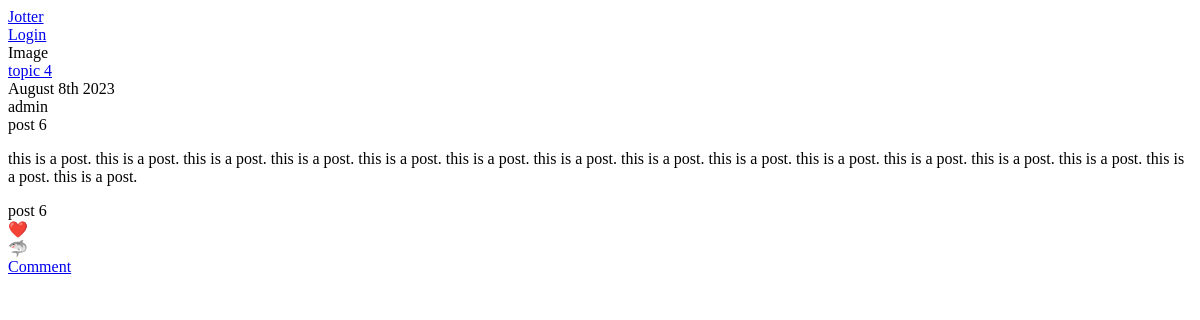
/post/post-6/, run on an earlier commit of the app's database.
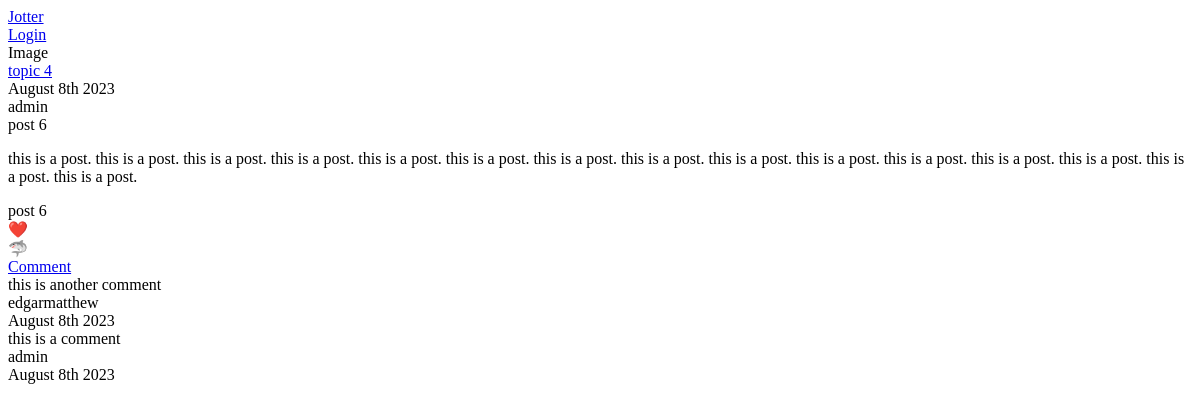
And on a later commit of the database.
### blog/models.py (models this page shows, shortened)
class Comment(models.Model):
    uuid = models.UUIDField(default=uuid4)
    post = models.ForeignKey(Post, on_delete=models.CASCADE)
    author = models.ForeignKey(settings.AUTH_USER_MODEL, on_delete=models.CASCADE)
    parent = models.ForeignKey('self', on_delete=models.CASCADE, null=True, blank=True, related_name='replies')
    text = models.TextField()
    dateAdded = models.DateTimeField(auto_now_add=True, auto_created=True)
    class Meta:
        ordering = ['-dateAdded']

### accounts/models.py (models this page shows)
class CustomUser(AbstractUser):
    bio = models.TextField(max_length=500, blank=True)
    profilePic = models.ImageField(upload_to='profilePics', blank=True)
    following = models.ManyToManyField('self', blank=True)
    followers = models.ManyToManyField('self', blank=True)
    socialLinks = models.TextField(blank=True)
    topics = models.ManyToManyField(Topic, blank=True)
    def __str__(self):
        return self.username

### blog/views.py (the view)
# urls.py: path('post/<str:slug>/', PostDetail.as_view(), name="postDetail"),
class PostDetail(DetailView):
    model = Post
    template_name = "blog/postDetail.html"
    slug_field = "slug"
    def get(self, request, *args, **kwargs):
        post = super(PostDetail, self).get_object()
        comments = post.comment_set.all()
        context = {'post': post, 'comments': comments}
        return render(request, self.template_name, context)

### blog/models.py (called while the page is built)
    def __str__(self):
        return self.title

### blog/templates/blog/postDetail.html (shortened to what this page needs)
{% extends "blog/base.html" %}
{% block content %}
    <div class="header">Image</div>
    <div class="main">
        <div class="header">
            <div class="topic"><a href="{% url 'blog:topicDetail' post.topic.uuid %}">{{ post.topic }}</a></div>
            <div class="time">{{ post.dateAdded|date:"F jS o" }}</div>
            <div class="auth">{{ post.author }}</div>
        </div>
        <div class="title">{{ post.title }}</div>
        <div class="content">{{ post.text|linebreaks }}</div>
        <div class="tags">
            {{ post.tags }}
        </div>
        <div class="footer">
            <div class="like">❤️</div>
            <div class="share">🦈</div>
        </div>
        <div class="comment"><a href="{% url 'blog:newComment' post.uuid %}">Comment</a></div>
        <div class="comments">
            {% for comment in comments %}
                {% include "blog/blogComment.html" %}
            {% endfor %}
        </div>
    </div>
{% endblock content %}

### blog/templates/blog/blogComment.html
<div class="comment">
    <div class="main">
        <div class="text">{{ comment.text }}</div>
        <div class="footer">
            <div class="author">{{ comment.author }}</div>
            <div class="dateAdded">{{ comment.dateAdded|date:"F jS o" }}</div>
        </div>
    </div>
</div>

What changed in the data, as far as the page shows it:
added Comment: text "this is another comment", author "edgarmatthew", dateAdded "August 8th 2023"
added Comment: text "this is a comment", author "admin", dateAdded "August 8th 2023"
